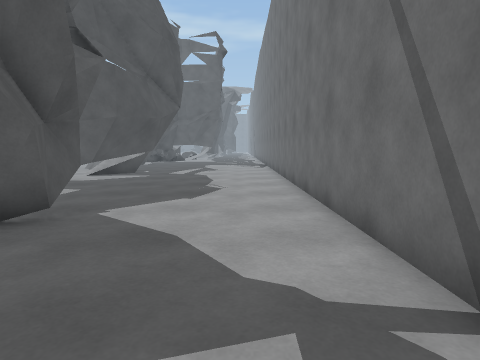
view 1 (above)

12 first-person views from a walk through a 3-D level made in the Unity game engine. The camera is 1.2 m above the floor, tilts 6° down and sees 75° across. The floor is counted in squares, 1 m on a side. Each view is taken from the middle of a square. On the plan, view 1 faces up. The plan holds only what a view shows up to about 13 squares ahead; the rest is blank. The place goes on beyond the plan. The player character is not drawn.

view 2
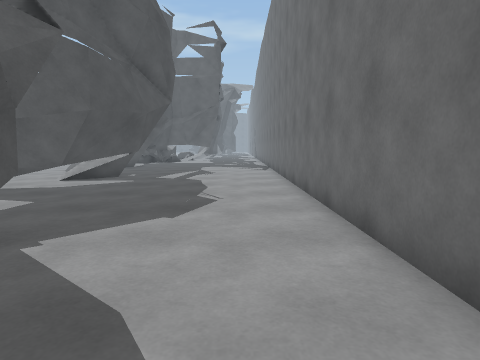

view 3
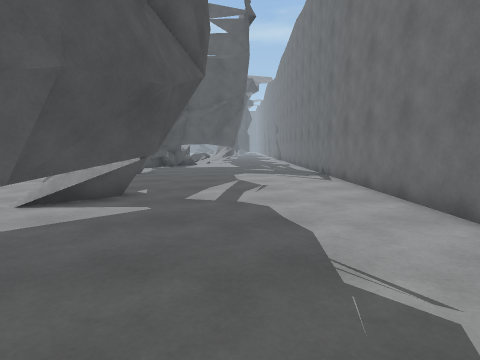

view 4
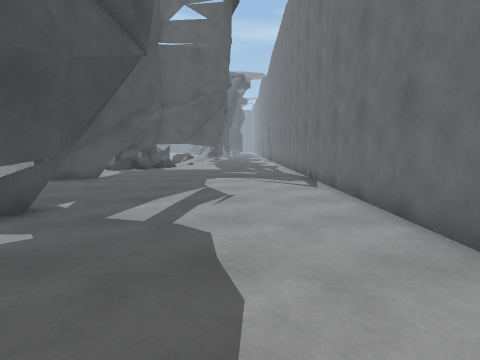

view 5
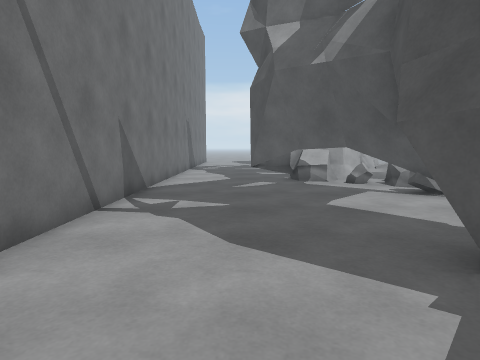

view 6
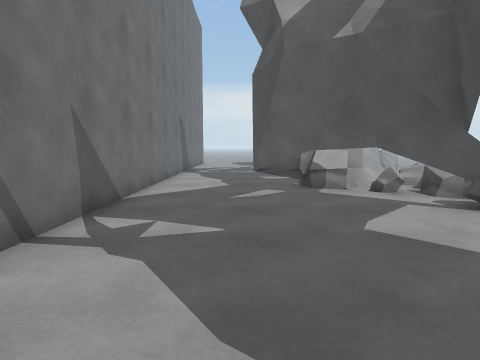

view 7
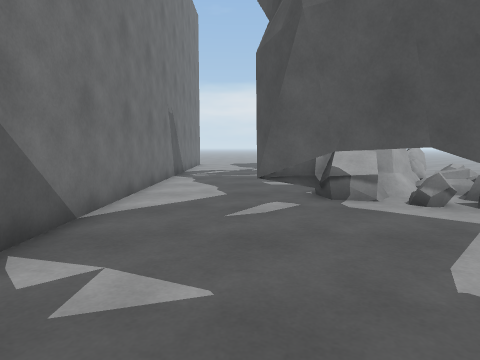

view 8
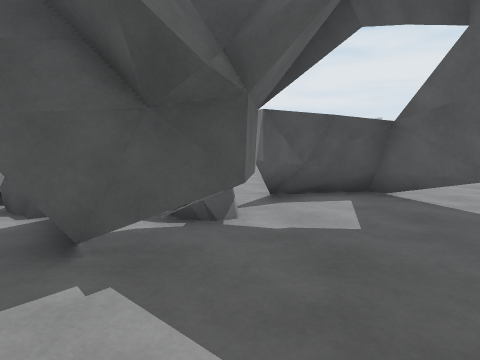

view 9
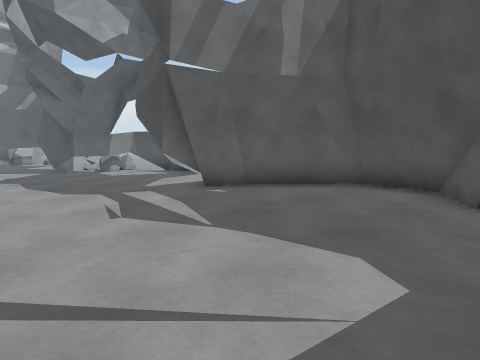

view 10
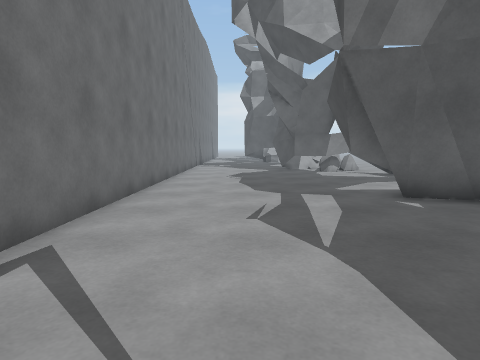

view 11
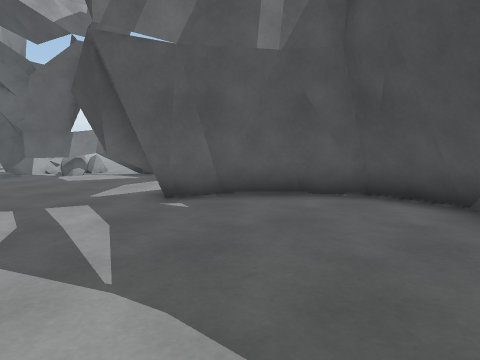

view 12
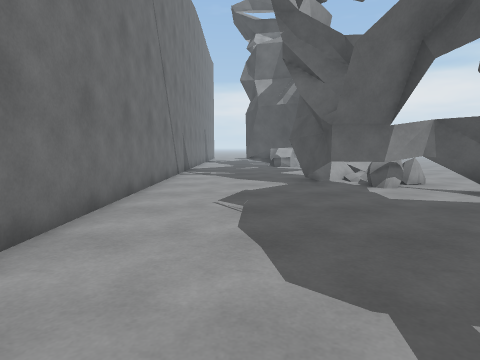

### Floor plan
Key: @ floor where view 1 was taken; # wall or solid block; . main floor; : floor 0.25 m higher than the main floor; + floor 0.5 m higher than the main floor; * floor 0.75 m higher than the main floor; / step, stairs or slope; = window, fence, low wall or low ledge; T thing the floor can be seen under or through.
Columns run from 12 left of view 1 to 2 right of it. Each row starts with its distance up from view 1.
 22       # ......#
 21      ##.......#
 20    .##........#
 19    .##........#
 18    .##........#
 17    .=#........#
 16    ..###......#
 15   ....###.....#
 14   ....=##.....#
 13    ...###.....#
 12    ...=#......#
 11     TTT.......#
 10     #.........#
  9     ##........#
  8 ....=##.......#
  7 ...../###.....#
  6    ..=###.....#
  5    .. ##=#....#
  4   ... ==##....#
  3   ..     .....#
  2         ......#
  1        #......#
  0        T....@.#
 -1       =TT.....#
 -2      =*:*##...#
 -3       .:=+#...#
 -4       .#=#....#
 -5       ###.....#

Positions as (right, up) in squares from view 1, and headings:
1: (0, 0), facing up
2: (0, 2), facing up
3: (-2, 7), facing up
4: (-1, 9), facing up
5: (-1, 8), facing down
6: (-1, 6), facing down
7: (-1, 4), facing down
8: (0, 7), facing left
9: (1, 22), facing down-left
10: (-1, 22), facing down
11: (-1, 21), facing down-left
12: (-1, 16), facing down
